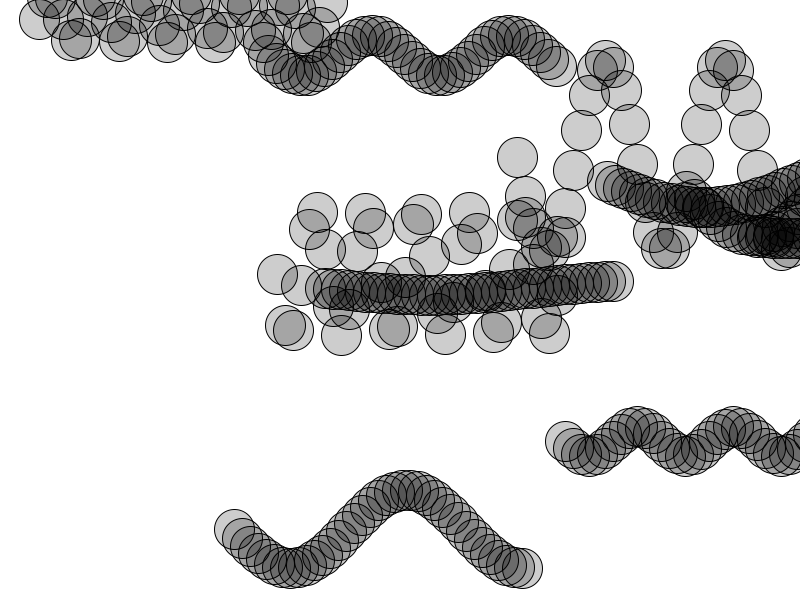
Frame 1 (no input)
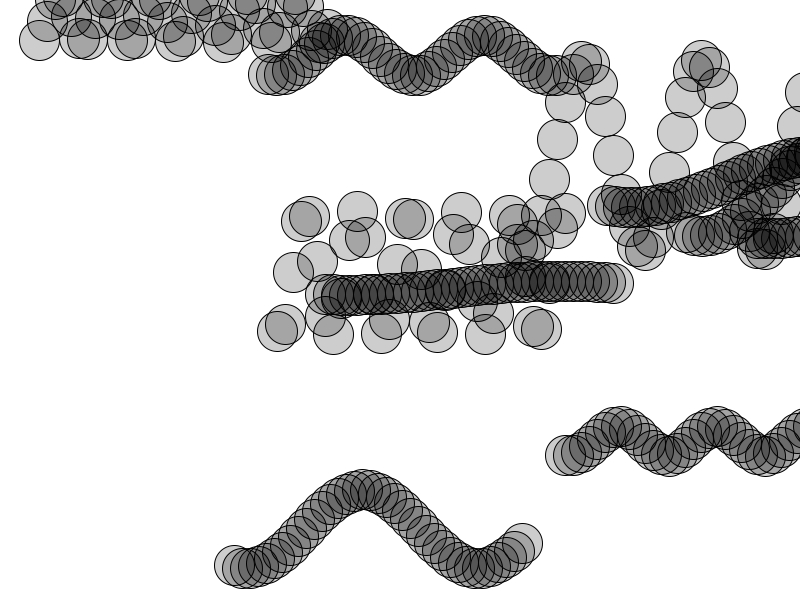
Frame 60 (the mouse pressed at the canvas centre just before this capture)
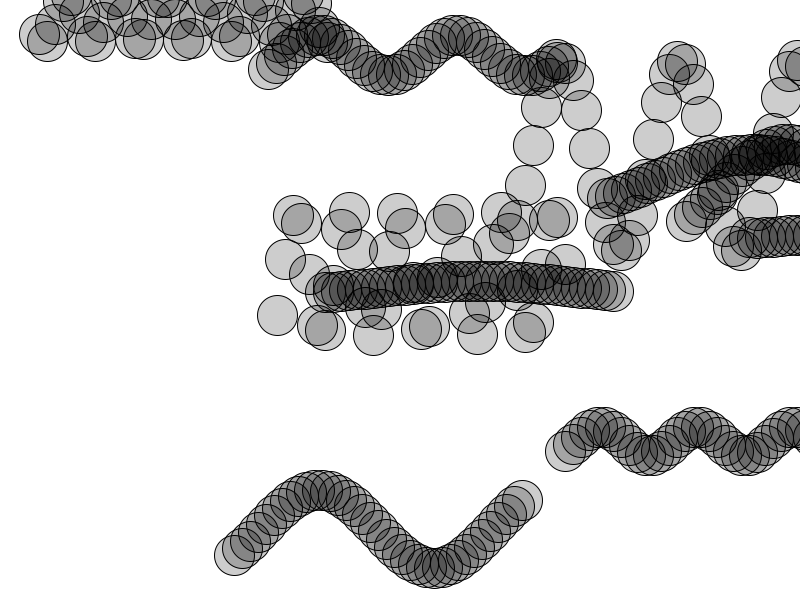
Frame 120 (the mouse held since frame 60 and released just before this capture)

The Processing sketch that drew these frames (run headless with seeded random() and noise(); from frame 60 on, the mouse is pressed at the canvas centre):

// Processing sketch: oscilationoopex
// ── oscilationoopex.pde
Wave [] wave= new Wave[10];

void setup(){
size(800,600);
background(255);
for(int i=0;i<wave.length;i++)wave[i]= new Wave(new PVector(random(width),random(height)), 300, random(100), random(500));

}

void draw(){
  background(255);
for(int i=0;i<wave.length;i++){
wave[i].calculate();
wave[i].display();
}
}
// ── Wave.pde
class Wave{
int xspacing = 8;
int w;

PVector origin;
float theta = 0.0;
float amplitude;
float period;
float dx;
float[] yvalues;

  Wave(PVector o, int w_, float a, float p){
    origin = o.get();
    w = w_;
    period =p;
    amplitude = a;
    dx = (TWO_PI / period) * xspacing;
    yvalues = new float[w/xspacing];
  }
  
  void calculate(){
    theta +=0.02;
    
    float x= theta;
    for(int i = 0; i<yvalues.length; i++){
      yvalues[i] = sin(x)*amplitude;
      x+=dx;
    }
  }
    
    void display(){
    for(int x=0; x<yvalues.length;x++){
      stroke(0);
      fill(0,50);
      ellipseMode(CENTER);
      ellipse(origin.x+x*xspacing, origin.y+yvalues[x],40,40);
    }
    
    }
  
}
